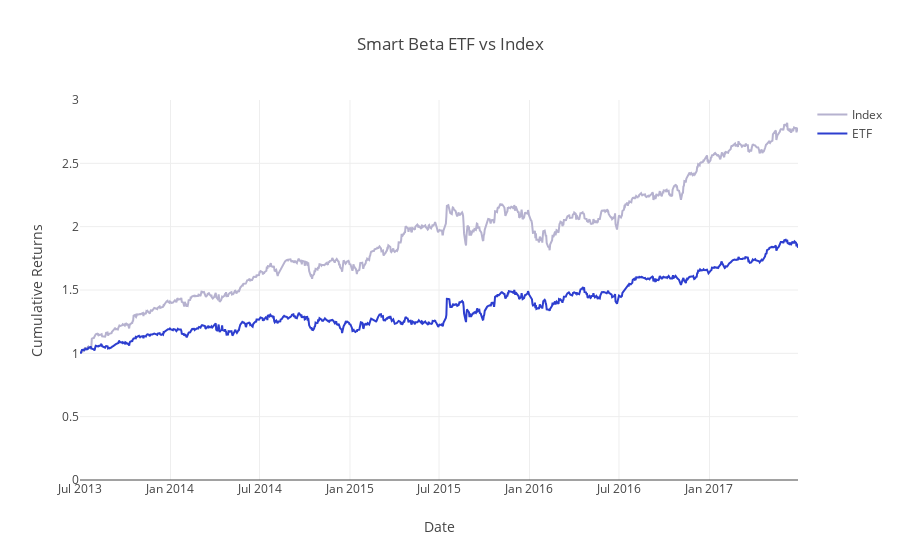

Notebook code for this chart:
### Markdown cell above
### View Data
Let's generate the ETF and index cumulative returns using `calculate_cumulative_returns` and compare the two.

### Code cell
index_weighted_cumulative_returns = calculate_cumulative_returns(index_weighted_returns)
etf_weighted_cumulative_returns = calculate_cumulative_returns(etf_weighted_returns)
project_helper.plot_benchmark_returns(index_weighted_cumulative_returns, etf_weighted_cumulative_returns, 'Smart Beta ETF vs Index')

### Figure 1 — Plotly figure (JSON) as saved in the notebook; plotly's stock layout.template omitted (floating-point values rounded to 4 significant figures; data arrays with more than 128 entries replaced by an {"elided": "..."} marker saying what was removed)
{"data": [{"line": {"color": "#B6B2CF"}, "name": "Index", "type": "scatter", "x": {"elided": "1009 str values"}, "y": {"elided": "1009 float values"}}, {"line": {"color": "#2D3ECF"}, "name": "ETF", "type": "scatter", "x": {"elided": "1009 str values"}, "y": {"elided": "1009 float values"}}], "layout": {"title": "Smart Beta ETF vs Index", "xaxis": {"title": "Date"}, "yaxis": {"range": [0, 3], "title": "Cumulative Returns"}}}
